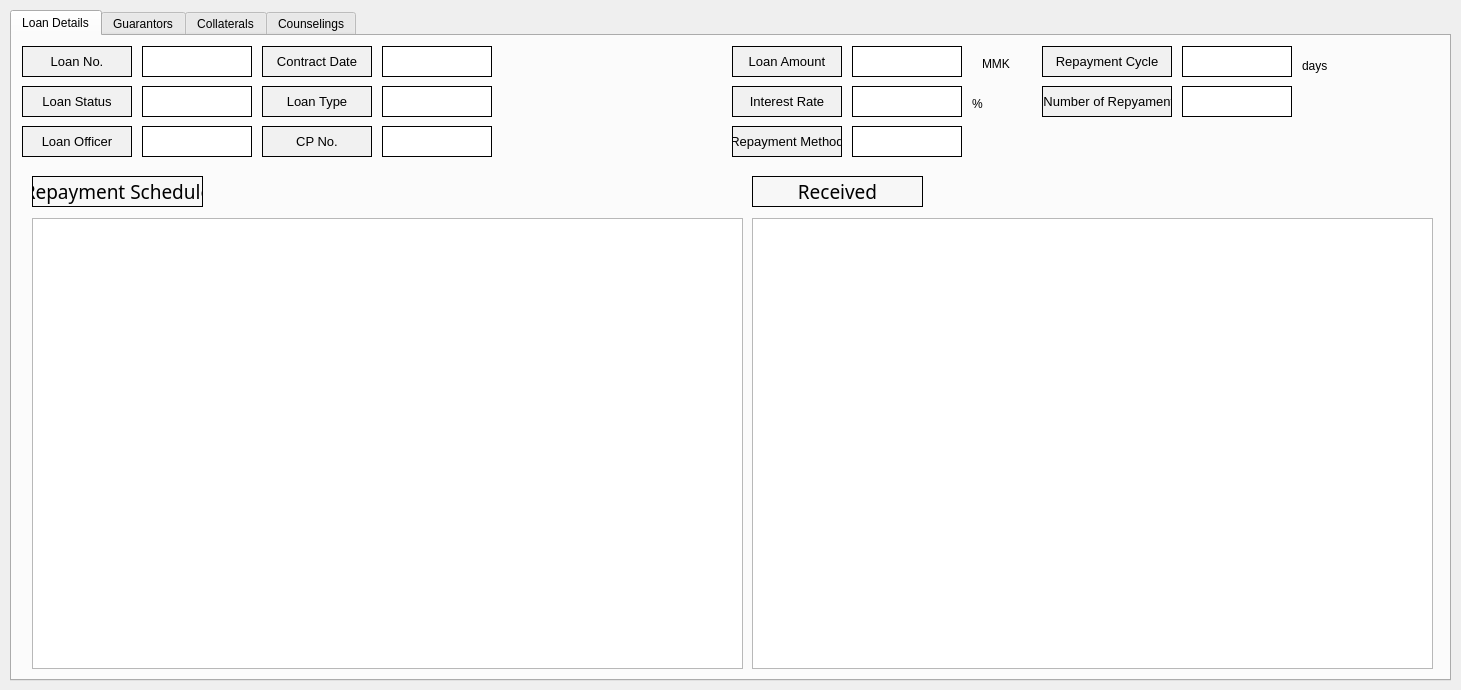
<?xml version="1.0" encoding="UTF-8"?>
<ui version="4.0">
 <class>MainWindow</class>
 <widget class="QMainWindow" name="MainWindow">
  <property name="geometry">
   <rect>
    <x>0</x>
    <y>0</y>
    <width>1461</width>
    <height>690</height>
   </rect>
  </property>
  <property name="windowTitle">
   <string>Details</string>
  </property>
  <widget class="QWidget" name="centralwidget">
   <widget class="QTabWidget" name="tabWidget">
    <property name="geometry">
     <rect>
      <x>10</x>
      <y>10</y>
      <width>1441</width>
      <height>671</height>
     </rect>
    </property>
    <property name="currentIndex">
     <number>0</number>
    </property>
    <widget class="QWidget" name="tab_2">
     <attribute name="title">
      <string>Loan Details</string>
     </attribute>
     <widget class="QLabel" name="label_16">
      <property name="geometry">
       <rect>
        <x>20</x>
        <y>140</y>
        <width>171</width>
        <height>31</height>
       </rect>
      </property>
      <property name="font">
       <font>
        <family>Agency FB</family>
        <pointsize>14</pointsize>
       </font>
      </property>
      <property name="styleSheet">
       <string notr="true">background-color:rgb(247, 247, 247)</string>
      </property>
      <property name="frameShape">
       <enum>QFrame::Box</enum>
      </property>
      <property name="text">
       <string>Repayment Schedule</string>
      </property>
      <property name="alignment">
       <set>Qt::AlignCenter</set>
      </property>
     </widget>
     <widget class="QTableView" name="repaymentScheduleTable">
      <property name="geometry">
       <rect>
        <x>20</x>
        <y>182</y>
        <width>711</width>
        <height>451</height>
       </rect>
      </property>
     </widget>
     <widget class="QTableView" name="receivedTable">
      <property name="geometry">
       <rect>
        <x>740</x>
        <y>182</y>
        <width>681</width>
        <height>451</height>
       </rect>
      </property>
     </widget>
     <widget class="QLabel" name="label_17">
      <property name="geometry">
       <rect>
        <x>740</x>
        <y>140</y>
        <width>171</width>
        <height>31</height>
       </rect>
      </property>
      <property name="font">
       <font>
        <family>Agency FB</family>
        <pointsize>14</pointsize>
       </font>
      </property>
      <property name="styleSheet">
       <string notr="true">background-color:rgb(247, 247, 247)</string>
      </property>
      <property name="frameShape">
       <enum>QFrame::Box</enum>
      </property>
      <property name="text">
       <string>Received</string>
      </property>
      <property name="alignment">
       <set>Qt::AlignCenter</set>
      </property>
     </widget>
     <widget class="QLabel" name="label_33">
      <property name="geometry">
       <rect>
        <x>720</x>
        <y>10</y>
        <width>110</width>
        <height>31</height>
       </rect>
      </property>
      <property name="minimumSize">
       <size>
        <width>110</width>
        <height>0</height>
       </size>
      </property>
      <property name="maximumSize">
       <size>
        <width>110</width>
        <height>16777215</height>
       </size>
      </property>
      <property name="font">
       <font>
        <pointsize>10</pointsize>
       </font>
      </property>
      <property name="styleSheet">
       <string notr="true">background-color:rgb(241, 241, 241)</string>
      </property>
      <property name="frameShape">
       <enum>QFrame::Box</enum>
      </property>
      <property name="text">
       <string>Loan Amount</string>
      </property>
      <property name="alignment">
       <set>Qt::AlignCenter</set>
      </property>
     </widget>
     <widget class="QLabel" name="loanOfficer">
      <property name="geometry">
       <rect>
        <x>130</x>
        <y>90</y>
        <width>110</width>
        <height>31</height>
       </rect>
      </property>
      <property name="minimumSize">
       <size>
        <width>110</width>
        <height>0</height>
       </size>
      </property>
      <property name="maximumSize">
       <size>
        <width>110</width>
        <height>16777215</height>
       </size>
      </property>
      <property name="styleSheet">
       <string notr="true">background-color:rgb(255, 255, 255)
</string>
      </property>
      <property name="frameShape">
       <enum>QFrame::Box</enum>
      </property>
      <property name="text">
       <string/>
      </property>
     </widget>
     <widget class="QLabel" name="loanStatus">
      <property name="geometry">
       <rect>
        <x>130</x>
        <y>50</y>
        <width>110</width>
        <height>31</height>
       </rect>
      </property>
      <property name="minimumSize">
       <size>
        <width>110</width>
        <height>0</height>
       </size>
      </property>
      <property name="maximumSize">
       <size>
        <width>110</width>
        <height>16777215</height>
       </size>
      </property>
      <property name="styleSheet">
       <string notr="true">background-color:rgb(255, 255, 255)
</string>
      </property>
      <property name="frameShape">
       <enum>QFrame::Box</enum>
      </property>
      <property name="text">
       <string/>
      </property>
     </widget>
     <widget class="QLabel" name="label_40">
      <property name="geometry">
       <rect>
        <x>1030</x>
        <y>10</y>
        <width>130</width>
        <height>31</height>
       </rect>
      </property>
      <property name="minimumSize">
       <size>
        <width>130</width>
        <height>0</height>
       </size>
      </property>
      <property name="maximumSize">
       <size>
        <width>130</width>
        <height>16777215</height>
       </size>
      </property>
      <property name="font">
       <font>
        <pointsize>10</pointsize>
       </font>
      </property>
      <property name="styleSheet">
       <string notr="true">background-color:rgb(241, 241, 241)</string>
      </property>
      <property name="frameShape">
       <enum>QFrame::Box</enum>
      </property>
      <property name="text">
       <string>Repayment Cycle</string>
      </property>
      <property name="alignment">
       <set>Qt::AlignCenter</set>
      </property>
     </widget>
     <widget class="QLabel" name="loanAmount">
      <property name="geometry">
       <rect>
        <x>840</x>
        <y>10</y>
        <width>110</width>
        <height>31</height>
       </rect>
      </property>
      <property name="minimumSize">
       <size>
        <width>110</width>
        <height>0</height>
       </size>
      </property>
      <property name="maximumSize">
       <size>
        <width>110</width>
        <height>16777215</height>
       </size>
      </property>
      <property name="styleSheet">
       <string notr="true">background-color:rgb(255, 255, 255)
</string>
      </property>
      <property name="frameShape">
       <enum>QFrame::Box</enum>
      </property>
      <property name="text">
       <string/>
      </property>
     </widget>
     <widget class="QLabel" name="label_42">
      <property name="geometry">
       <rect>
        <x>1030</x>
        <y>50</y>
        <width>130</width>
        <height>31</height>
       </rect>
      </property>
      <property name="minimumSize">
       <size>
        <width>130</width>
        <height>0</height>
       </size>
      </property>
      <property name="maximumSize">
       <size>
        <width>130</width>
        <height>16777215</height>
       </size>
      </property>
      <property name="font">
       <font>
        <pointsize>10</pointsize>
       </font>
      </property>
      <property name="styleSheet">
       <string notr="true">background-color:rgb(241, 241, 241)</string>
      </property>
      <property name="frameShape">
       <enum>QFrame::Box</enum>
      </property>
      <property name="text">
       <string> Number of Repyament</string>
      </property>
      <property name="alignment">
       <set>Qt::AlignCenter</set>
      </property>
     </widget>
     <widget class="QLabel" name="numberOfRepayment">
      <property name="geometry">
       <rect>
        <x>1170</x>
        <y>50</y>
        <width>110</width>
        <height>31</height>
       </rect>
      </property>
      <property name="minimumSize">
       <size>
        <width>110</width>
        <height>0</height>
       </size>
      </property>
      <property name="maximumSize">
       <size>
        <width>110</width>
        <height>16777215</height>
       </size>
      </property>
      <property name="styleSheet">
       <string notr="true">background-color:rgb(255, 255, 255)
</string>
      </property>
      <property name="frameShape">
       <enum>QFrame::Box</enum>
      </property>
      <property name="text">
       <string/>
      </property>
     </widget>
     <widget class="QLabel" name="label_35">
      <property name="geometry">
       <rect>
        <x>720</x>
        <y>50</y>
        <width>110</width>
        <height>31</height>
       </rect>
      </property>
      <property name="minimumSize">
       <size>
        <width>110</width>
        <height>0</height>
       </size>
      </property>
      <property name="maximumSize">
       <size>
        <width>110</width>
        <height>16777215</height>
       </size>
      </property>
      <property name="font">
       <font>
        <pointsize>10</pointsize>
       </font>
      </property>
      <property name="styleSheet">
       <string notr="true">background-color:rgb(241, 241, 241)</string>
      </property>
      <property name="frameShape">
       <enum>QFrame::Box</enum>
      </property>
      <property name="text">
       <string>Interest Rate</string>
      </property>
      <property name="alignment">
       <set>Qt::AlignCenter</set>
      </property>
     </widget>
     <widget class="QLabel" name="label_70">
      <property name="geometry">
       <rect>
        <x>250</x>
        <y>10</y>
        <width>110</width>
        <height>31</height>
       </rect>
      </property>
      <property name="minimumSize">
       <size>
        <width>110</width>
        <height>0</height>
       </size>
      </property>
      <property name="maximumSize">
       <size>
        <width>110</width>
        <height>16777215</height>
       </size>
      </property>
      <property name="font">
       <font>
        <pointsize>10</pointsize>
       </font>
      </property>
      <property name="styleSheet">
       <string notr="true">background-color:rgb(241, 241, 241)</string>
      </property>
      <property name="frameShape">
       <enum>QFrame::Box</enum>
      </property>
      <property name="text">
       <string>Contract Date</string>
      </property>
      <property name="alignment">
       <set>Qt::AlignCenter</set>
      </property>
     </widget>
     <widget class="QLabel" name="label_37">
      <property name="geometry">
       <rect>
        <x>10</x>
        <y>90</y>
        <width>110</width>
        <height>31</height>
       </rect>
      </property>
      <property name="minimumSize">
       <size>
        <width>110</width>
        <height>0</height>
       </size>
      </property>
      <property name="maximumSize">
       <size>
        <width>110</width>
        <height>16777215</height>
       </size>
      </property>
      <property name="font">
       <font>
        <pointsize>10</pointsize>
       </font>
      </property>
      <property name="styleSheet">
       <string notr="true">background-color:rgb(241, 241, 241)</string>
      </property>
      <property name="frameShape">
       <enum>QFrame::Box</enum>
      </property>
      <property name="text">
       <string>Loan Officer</string>
      </property>
      <property name="alignment">
       <set>Qt::AlignCenter</set>
      </property>
     </widget>
     <widget class="QLabel" name="repaymentCycle">
      <property name="geometry">
       <rect>
        <x>1170</x>
        <y>10</y>
        <width>110</width>
        <height>31</height>
       </rect>
      </property>
      <property name="minimumSize">
       <size>
        <width>110</width>
        <height>0</height>
       </size>
      </property>
      <property name="maximumSize">
       <size>
        <width>110</width>
        <height>16777215</height>
       </size>
      </property>
      <property name="styleSheet">
       <string notr="true">background-color:rgb(255, 255, 255)
</string>
      </property>
      <property name="frameShape">
       <enum>QFrame::Box</enum>
      </property>
      <property name="text">
       <string/>
      </property>
     </widget>
     <widget class="QLabel" name="label_24">
      <property name="geometry">
       <rect>
        <x>10</x>
        <y>10</y>
        <width>110</width>
        <height>31</height>
       </rect>
      </property>
      <property name="minimumSize">
       <size>
        <width>110</width>
        <height>0</height>
       </size>
      </property>
      <property name="maximumSize">
       <size>
        <width>110</width>
        <height>16777215</height>
       </size>
      </property>
      <property name="font">
       <font>
        <pointsize>10</pointsize>
       </font>
      </property>
      <property name="styleSheet">
       <string notr="true">background-color:rgb(241, 241, 241)</string>
      </property>
      <property name="frameShape">
       <enum>QFrame::Box</enum>
      </property>
      <property name="text">
       <string>Loan No.</string>
      </property>
      <property name="alignment">
       <set>Qt::AlignCenter</set>
      </property>
     </widget>
     <widget class="QLabel" name="label_44">
      <property name="geometry">
       <rect>
        <x>10</x>
        <y>50</y>
        <width>110</width>
        <height>31</height>
       </rect>
      </property>
      <property name="minimumSize">
       <size>
        <width>110</width>
        <height>0</height>
       </size>
      </property>
      <property name="maximumSize">
       <size>
        <width>110</width>
        <height>16777215</height>
       </size>
      </property>
      <property name="font">
       <font>
        <pointsize>10</pointsize>
       </font>
      </property>
      <property name="styleSheet">
       <string notr="true">background-color:rgb(241, 241, 241)</string>
      </property>
      <property name="frameShape">
       <enum>QFrame::Box</enum>
      </property>
      <property name="text">
       <string>Loan Status</string>
      </property>
      <property name="alignment">
       <set>Qt::AlignCenter</set>
      </property>
     </widget>
     <widget class="QLabel" name="label_71">
      <property name="geometry">
       <rect>
        <x>970</x>
        <y>20</y>
        <width>41</width>
        <height>16</height>
       </rect>
      </property>
      <property name="text">
       <string>MMK</string>
      </property>
     </widget>
     <widget class="QLabel" name="repaymentMethod">
      <property name="geometry">
       <rect>
        <x>840</x>
        <y>90</y>
        <width>110</width>
        <height>31</height>
       </rect>
      </property>
      <property name="minimumSize">
       <size>
        <width>110</width>
        <height>0</height>
       </size>
      </property>
      <property name="maximumSize">
       <size>
        <width>110</width>
        <height>16777215</height>
       </size>
      </property>
      <property name="styleSheet">
       <string notr="true">background-color:rgb(255, 255, 255)
</string>
      </property>
      <property name="frameShape">
       <enum>QFrame::Box</enum>
      </property>
      <property name="text">
       <string/>
      </property>
     </widget>
     <widget class="QLabel" name="label_139">
      <property name="geometry">
       <rect>
        <x>1290</x>
        <y>20</y>
        <width>31</width>
        <height>20</height>
       </rect>
      </property>
      <property name="text">
       <string>days</string>
      </property>
     </widget>
     <widget class="QLabel" name="interestRate">
      <property name="geometry">
       <rect>
        <x>840</x>
        <y>50</y>
        <width>110</width>
        <height>31</height>
       </rect>
      </property>
      <property name="minimumSize">
       <size>
        <width>110</width>
        <height>0</height>
       </size>
      </property>
      <property name="maximumSize">
       <size>
        <width>110</width>
        <height>16777215</height>
       </size>
      </property>
      <property name="styleSheet">
       <string notr="true">background-color:rgb(255, 255, 255)
</string>
      </property>
      <property name="frameShape">
       <enum>QFrame::Box</enum>
      </property>
      <property name="text">
       <string/>
      </property>
     </widget>
     <widget class="QLabel" name="contractDate">
      <property name="geometry">
       <rect>
        <x>370</x>
        <y>10</y>
        <width>110</width>
        <height>31</height>
       </rect>
      </property>
      <property name="minimumSize">
       <size>
        <width>110</width>
        <height>0</height>
       </size>
      </property>
      <property name="maximumSize">
       <size>
        <width>110</width>
        <height>16777215</height>
       </size>
      </property>
      <property name="styleSheet">
       <string notr="true">background-color:rgb(255, 255, 255)
</string>
      </property>
      <property name="frameShape">
       <enum>QFrame::Box</enum>
      </property>
      <property name="text">
       <string/>
      </property>
     </widget>
     <widget class="QLabel" name="label_72">
      <property name="geometry">
       <rect>
        <x>250</x>
        <y>50</y>
        <width>110</width>
        <height>31</height>
       </rect>
      </property>
      <property name="minimumSize">
       <size>
        <width>110</width>
        <height>0</height>
       </size>
      </property>
      <property name="maximumSize">
       <size>
        <width>110</width>
        <height>16777215</height>
       </size>
      </property>
      <property name="font">
       <font>
        <pointsize>10</pointsize>
       </font>
      </property>
      <property name="styleSheet">
       <string notr="true">background-color:rgb(241, 241, 241)</string>
      </property>
      <property name="frameShape">
       <enum>QFrame::Box</enum>
      </property>
      <property name="text">
       <string>Loan Type</string>
      </property>
      <property name="alignment">
       <set>Qt::AlignCenter</set>
      </property>
     </widget>
     <widget class="QLabel" name="loanNumber">
      <property name="geometry">
       <rect>
        <x>130</x>
        <y>10</y>
        <width>110</width>
        <height>31</height>
       </rect>
      </property>
      <property name="minimumSize">
       <size>
        <width>110</width>
        <height>0</height>
       </size>
      </property>
      <property name="maximumSize">
       <size>
        <width>110</width>
        <height>16777215</height>
       </size>
      </property>
      <property name="styleSheet">
       <string notr="true">background-color:rgb(255, 255, 255)
</string>
      </property>
      <property name="frameShape">
       <enum>QFrame::Box</enum>
      </property>
      <property name="text">
       <string/>
      </property>
     </widget>
     <widget class="QLabel" name="loanType">
      <property name="geometry">
       <rect>
        <x>370</x>
        <y>50</y>
        <width>110</width>
        <height>31</height>
       </rect>
      </property>
      <property name="minimumSize">
       <size>
        <width>110</width>
        <height>0</height>
       </size>
      </property>
      <property name="maximumSize">
       <size>
        <width>110</width>
        <height>16777215</height>
       </size>
      </property>
      <property name="styleSheet">
       <string notr="true">background-color:rgb(255, 255, 255)
</string>
      </property>
      <property name="frameShape">
       <enum>QFrame::Box</enum>
      </property>
      <property name="text">
       <string/>
      </property>
     </widget>
     <widget class="QLabel" name="label_73">
      <property name="geometry">
       <rect>
        <x>720</x>
        <y>90</y>
        <width>110</width>
        <height>31</height>
       </rect>
      </property>
      <property name="minimumSize">
       <size>
        <width>110</width>
        <height>0</height>
       </size>
      </property>
      <property name="maximumSize">
       <size>
        <width>110</width>
        <height>16777215</height>
       </size>
      </property>
      <property name="font">
       <font>
        <pointsize>10</pointsize>
       </font>
      </property>
      <property name="styleSheet">
       <string notr="true">background-color:rgb(241, 241, 241)</string>
      </property>
      <property name="frameShape">
       <enum>QFrame::Box</enum>
      </property>
      <property name="text">
       <string>Repayment Method</string>
      </property>
      <property name="alignment">
       <set>Qt::AlignCenter</set>
      </property>
     </widget>
     <widget class="QLabel" name="label_74">
      <property name="geometry">
       <rect>
        <x>960</x>
        <y>60</y>
        <width>16</width>
        <height>16</height>
       </rect>
      </property>
      <property name="text">
       <string>%</string>
      </property>
     </widget>
     <widget class="QLabel" name="label_75">
      <property name="geometry">
       <rect>
        <x>250</x>
        <y>90</y>
        <width>110</width>
        <height>31</height>
       </rect>
      </property>
      <property name="minimumSize">
       <size>
        <width>110</width>
        <height>0</height>
       </size>
      </property>
      <property name="maximumSize">
       <size>
        <width>110</width>
        <height>16777215</height>
       </size>
      </property>
      <property name="font">
       <font>
        <pointsize>10</pointsize>
       </font>
      </property>
      <property name="styleSheet">
       <string notr="true">background-color:rgb(241, 241, 241)</string>
      </property>
      <property name="frameShape">
       <enum>QFrame::Box</enum>
      </property>
      <property name="text">
       <string>CP No.</string>
      </property>
      <property name="alignment">
       <set>Qt::AlignCenter</set>
      </property>
     </widget>
     <widget class="QLabel" name="cpNumber">
      <property name="geometry">
       <rect>
        <x>370</x>
        <y>90</y>
        <width>110</width>
        <height>31</height>
       </rect>
      </property>
      <property name="minimumSize">
       <size>
        <width>110</width>
        <height>0</height>
       </size>
      </property>
      <property name="maximumSize">
       <size>
        <width>110</width>
        <height>16777215</height>
       </size>
      </property>
      <property name="styleSheet">
       <string notr="true">background-color:rgb(255, 255, 255)
</string>
      </property>
      <property name="frameShape">
       <enum>QFrame::Box</enum>
      </property>
      <property name="text">
       <string/>
      </property>
     </widget>
    </widget>
    <widget class="QWidget" name="tab_3">
     <attribute name="title">
      <string>Guarantors</string>
     </attribute>
     <widget class="QTableView" name="guarantorTable">
      <property name="geometry">
       <rect>
        <x>10</x>
        <y>50</y>
        <width>1411</width>
        <height>581</height>
       </rect>
      </property>
     </widget>
     <widget class="QLabel" name="label_18">
      <property name="geometry">
       <rect>
        <x>10</x>
        <y>10</y>
        <width>171</width>
        <height>31</height>
       </rect>
      </property>
      <property name="font">
       <font>
        <family>Agency FB</family>
        <pointsize>14</pointsize>
       </font>
      </property>
      <property name="styleSheet">
       <string notr="true">background-color:rgb(247, 247, 247)</string>
      </property>
      <property name="frameShape">
       <enum>QFrame::Box</enum>
      </property>
      <property name="text">
       <string>Guarantors</string>
      </property>
      <property name="alignment">
       <set>Qt::AlignCenter</set>
      </property>
     </widget>
    </widget>
    <widget class="QWidget" name="tab_4">
     <attribute name="title">
      <string>Collaterals</string>
     </attribute>
     <widget class="QTableView" name="collateralTable">
      <property name="geometry">
       <rect>
        <x>10</x>
        <y>50</y>
        <width>1411</width>
        <height>581</height>
       </rect>
      </property>
     </widget>
     <widget class="QLabel" name="label_19">
      <property name="geometry">
       <rect>
        <x>10</x>
        <y>10</y>
        <width>171</width>
        <height>31</height>
       </rect>
      </property>
      <property name="font">
       <font>
        <family>Agency FB</family>
        <pointsize>14</pointsize>
       </font>
      </property>
      <property name="styleSheet">
       <string notr="true">background-color:rgb(247, 247, 247)</string>
      </property>
      <property name="frameShape">
       <enum>QFrame::Box</enum>
      </property>
      <property name="text">
       <string>Collaterals</string>
      </property>
      <property name="alignment">
       <set>Qt::AlignCenter</set>
      </property>
     </widget>
    </widget>
    <widget class="QWidget" name="tab_5">
     <attribute name="title">
      <string>Counselings</string>
     </attribute>
     <widget class="QTableView" name="counselingTable">
      <property name="geometry">
       <rect>
        <x>10</x>
        <y>50</y>
        <width>1411</width>
        <height>581</height>
       </rect>
      </property>
     </widget>
     <widget class="QLabel" name="label_20">
      <property name="geometry">
       <rect>
        <x>10</x>
        <y>10</y>
        <width>171</width>
        <height>31</height>
       </rect>
      </property>
      <property name="font">
       <font>
        <family>Agency FB</family>
        <pointsize>14</pointsize>
       </font>
      </property>
      <property name="styleSheet">
       <string notr="true">background-color:rgb(247, 247, 247)</string>
      </property>
      <property name="frameShape">
       <enum>QFrame::Box</enum>
      </property>
      <property name="text">
       <string>Counselings</string>
      </property>
      <property name="alignment">
       <set>Qt::AlignCenter</set>
      </property>
     </widget>
    </widget>
   </widget>
  </widget>
 </widget>
 <resources/>
 <connections/>
</ui>
